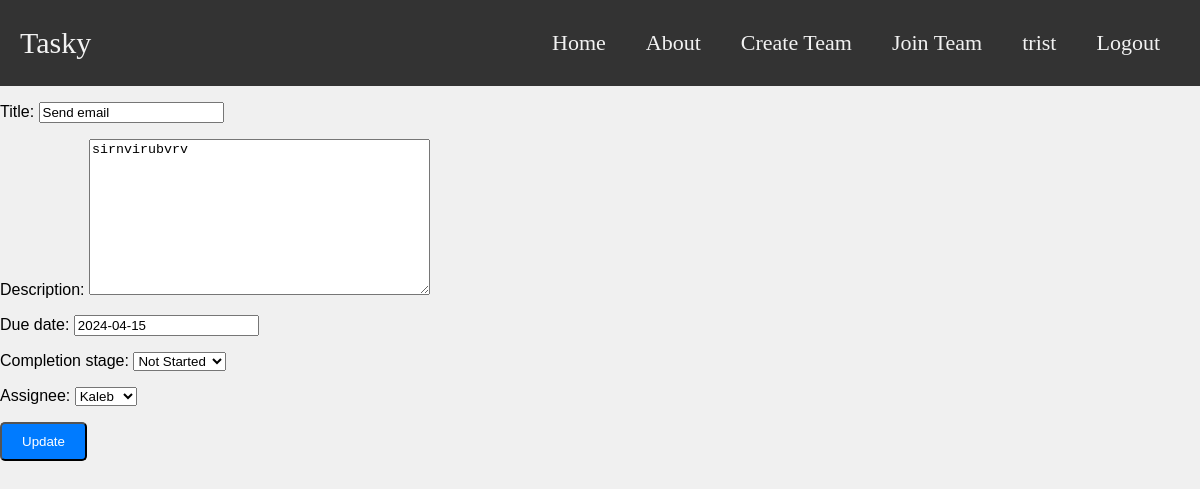
Screenshot of /tasks/1/update_task/ (signed in) with the database file from the repository.
### task_manager_app/models.py (models this page shows, shortened)
class Task(models.Model):
    title = models.CharField(max_length=200, blank=False)
    description = models.TextField(max_length=200, blank=False)
    due_date = models.DateField(blank=False)
    completion_stage = models.CharField(max_length=200, choices=[('Not Started', 'Not Started'),
                                                                 ('Working On', 'Working On'),
                                                                 ('Completed', 'Completed')], blank=True)
    email_sent = models.BooleanField(blank=True, default=False)
    '''
        One-to-Many Relationship
        Each Task has a ForeignKey relationship with TeamMember
        to represent the team member assigned to that task
    '''
    assignee = models.ForeignKey(TeamMember, on_delete=models.SET_NULL, null=True, related_name='tasks')

### task_manager_app/views.py (the view)
# urls.py: path('tasks/<int:pk>/update_task/', views.TaskUpdateView.as_view(), name = 'task-update'),
class TaskUpdateView(generic.UpdateView):
    model = Task
    fields = ['title', 'description', 'due_date', 'completion_stage', 'assignee']
    template_name = 'task_manager_app/task_update.html'
    success_url = reverse_lazy('task-list') # This works but the others do not

### task_manager_app/models.py (called while the page is built)
    def __str__(self):
        return self.name

### task_manager_app/templates/task_manager_app/task_update.html (shortened to what this page needs)
{% extends "task_manager_app/base_template.html" %}
{% block content %}
    <form method="post">
        {{ form.as_p }}
        <button class="btn" type"submit" value="Confirm">Update</button>
    </form>
{% endblock %}

### task_manager_app/templates/task_manager_app/base_template.html (shortened to what this page needs)
<!DOCTYPE html>
<html lang="en">
<head>
</head>
<body>
    <div class="navbar">
        <a class="navbar-brand" href="{% url 'index' %}">Tasky</a>
        <div class="navbar-links">
            <a class="navbar-link" href="{% url 'index' %}">Home</a>
            <a class="navbar-link" href="#">About</a>
            {% if user.is_authenticated %}
              {% if user.groups.all.0.name == 'Team Lead'%}
                <a class="navbar-link" href="{% url 'team-lead-page' %}">Team</a>
              {% elif user.groups.all.0.name == 'Team Member' %}
                <a class="navbar-link" href="{% url 'team-member-page' %}">Team</a>
              {% else %}
                <a class="navbar-link" href="{% url 'create-team-page' %}">Create Team</a>
                <a class="navbar-link" href="{% url 'join-team-page' %}">Join Team</a>
              {% endif %}
            {% endif %}
            {% if user.is_authenticated %}
              <a class="navbar-username">{{ user.username }}</a>
              <a class="navbar-link" href="{% url 'logout' %}">Logout</a>
            {% else %}
              <a class="navbar-link" href="{% url 'login' %}">Login</a>
              <a class="navbar-link" href="{% url 'register-page' %}">Register</a>
            {% endif %}
        </div>
    </div>
    <div class="col-sm-10">
        {% block content %}
        {% endblock %}
    </div>
</body>
</html>

### task_manager_app/templates/task_manager_app/base_template.html (style rules this page uses)
body { font-family: Arial, sans-serif; margin: 0; padding: 0; background-color: #f0f0f0; }
.navbar { background-color: #333; overflow: hidden; display: flex; justify-content: space-between; align-items: center; padding: 20px 20px; }
.navbar-brand { color: #f2f2f2; text-decoration: none; font-family: "Crimson Text", serif; font-size: 30px }
.navbar-links { display: flex; align-items: center; }
.navbar-link { color: #f2f2f2; text-decoration: none; padding: 10px 20px; font-family: "Crimson Text", serif; font-size: 22px; }
.navbar-username { color: #f2f2f2; text-decoration: none; padding: 10px 20px; font-family: "Crimson Text", serif; font-size: 22px; }
.btn { display: inline-block; padding: 10px 20px; background-color: #007bff; color: #fff; text-decoration: none; border-radius: 5px; margin-right: 10px; transition: background-color 0.3s; }

### rows the page displays
Task: title "Send email", description "sirnvirubvrv", due_date "2024-04-15", completion_stage "Not Started", assignee "Kaleb"

### other values shown
{{ user.username }} "trist"
